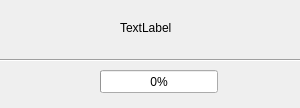
<?xml version="1.0" encoding="UTF-8"?>
<ui version="4.0">
 <class>Form</class>
 <widget class="QWidget" name="Form">
  <property name="geometry">
   <rect>
    <x>0</x>
    <y>0</y>
    <width>300</width>
    <height>108</height>
   </rect>
  </property>
  <property name="windowTitle">
   <string>Form</string>
  </property>
  <widget class="QProgressBar" name="progressBar">
   <property name="geometry">
    <rect>
     <x>100</x>
     <y>70</y>
     <width>118</width>
     <height>23</height>
    </rect>
   </property>
   <property name="value">
    <number>0</number>
   </property>
  </widget>
  <widget class="Line" name="line">
   <property name="geometry">
    <rect>
     <x>0</x>
     <y>50</y>
     <width>301</width>
     <height>20</height>
    </rect>
   </property>
   <property name="orientation">
    <enum>Qt::Horizontal</enum>
   </property>
  </widget>
  <widget class="QLabel" name="lbl_progress">
   <property name="geometry">
    <rect>
     <x>120</x>
     <y>20</y>
     <width>59</width>
     <height>15</height>
    </rect>
   </property>
   <property name="text">
    <string>TextLabel</string>
   </property>
  </widget>
 </widget>
 <resources/>
 <connections/>
</ui>
